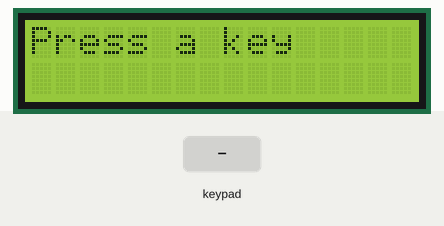
A sketch run on a simulated Arduino Uno, built with avr-gcc and run on an emulated ATmega328P. Parts: 16×2 character LCD. Inputs (shaded band) come from the test bench.

Above: at 2.2 s.
2.3 s: keypad keys 5 4 3 # pressed 0.4 s apart
At 3.3 s:
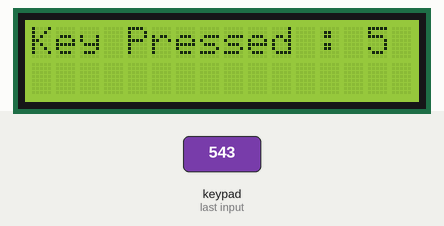
6.9 s: key '*' pressed
At 9.1 s:
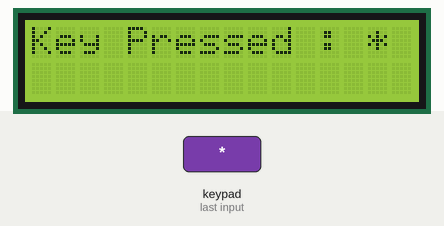
9.9 s: key '1' pressed
At 10.5 s:
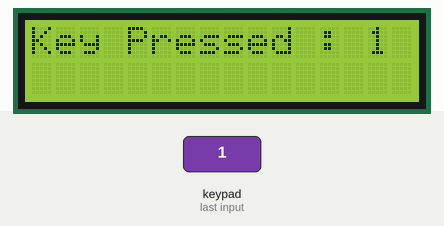
12.9 s: keypad keys 9 8 7 6 pressed 0.4 s apart
At 13.9 s:
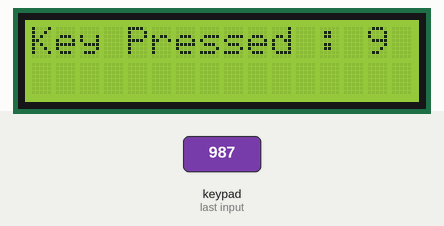
16.0 s: key '#' pressed
19.0 s: key '3' pressed
At 21.1 s:
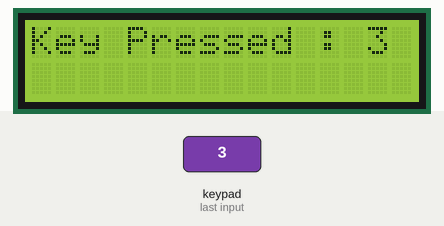
Timing chart, 0 to 22.6 s (numbered marks = the images above; inputs shaded):
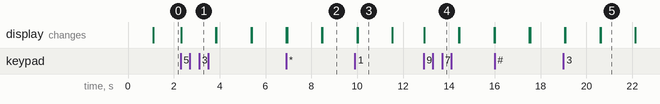

Measured:
- after the input at 2.3 s, the display: changes at once (image 1)
- after the input at 6.9 s, the display: first differs from a run without the input after 1.6 s (image 2)
- after the input at 9.9 s, the display: first differs from a run without the input after 0.12 s (image 3)
- after the input at 12.9 s, the display: changes at once (image 4)
- what the display in image 3 shows lasts 1.5 s, from 10.0 s to 11.5 s

The sketch:

task0.ino
```cpp
#include <Wire.h>
#include <LiquidCrystal_I2C.h>
#include <Keypad.h>

const byte ROWS = 4; //four rows
const byte COLS = 3; //three columns

char keys[ROWS][COLS] = {
  {'1','2','3'},
  {'4','5','6'},
  {'7','8','9'},
  {'*','0','#'}
};
byte rowPins[ROWS] = {9, 8, 7, 6}; //connect to the row pinouts of the keypad
byte colPins[COLS] = {5, 4, 3}; //connect to the column pinouts of the keypad

//Create an object of keypad
Keypad keypad = Keypad( makeKeymap(keys), rowPins, colPins, ROWS, COLS );

int wait = 1;

LiquidCrystal_I2C lcd(0x27, 2, 1, 0, 4, 5, 6, 7, 3, POSITIVE);  // Set the LCD I2C address

//LiquidCrystal_I2C lcd(0x38, BACKLIGHT_PIN, POSITIVE);  // Set the LCD I2C address


void setup()
{
  //Serial.begin(9600);
  lcd.begin(16,2);               // initialize the lcd
  lcd.clear();
  lcd.print("hello, world!");
  delay(1000);
}

void loop()
{
  char key = keypad.getKey();// Read the key
  // Print if key pressed
  if (key){
    lcd.clear();
    lcd.print("Key Pressed : ");
    lcd.print(key);
    delay(1500);
    wait = 1;
  } else {
    if (wait){
      lcd.clear();
      lcd.print("Press a key");
      wait = 0;
    }
  }
}
```
